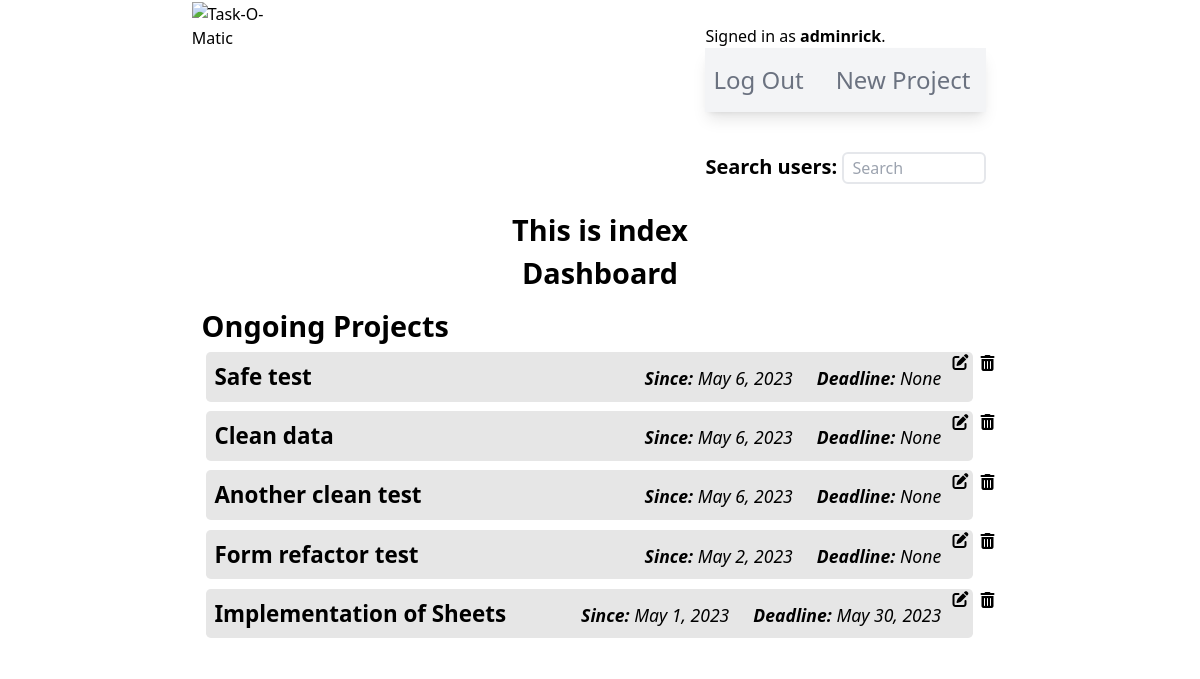
/ (signed in), run on the app's committed database.
### taskomatic/models.py (models this page shows, shortened)
class User(AbstractUser):
    pass

class Project(models.Model):
    user = models.ForeignKey(User, on_delete=models.CASCADE)
    owner = models.CharField(max_length=80)
    projectName = models.CharField(max_length=160)
    projectDescription = models.CharField(max_length=350)
    hasDeadline = models.BooleanField(default=False)
    hasInventory = models.BooleanField(default=False)
    hasTasks = models.BooleanField(default=False)
    creationDate = models.DateField(null=True, blank=True)
    deadlineDate = models.DateField(null=True, blank=True)

### taskomatic/views.py (the view)
# urls.py: path("", views.index, name="index"),
def index(request):
    projects = Project.objects.all().order_by('-creationDate')
    return render(request, "taskomatic/index.html", {
        "projects": projects
    })

### taskomatic/templates/taskomatic/index.html (shortened to what this page needs)
{% extends "./layout.html" %}
{% load static %}
{% block body %}
{% if user.is_authenticated %}
    <div id="dashboardContainer">
        <h2>This is index</h2>
        <h2>Dashboard</h2>
        <div id="ongoingProjectsContainer">
            <h2>Ongoing Projects</h2>
            <ul>
            {% if projects %}
                {% for project in projects %}
                <div id="projectInstanceContainer">
                    <a id="projectInstanceAnchor" href="{% url 'projectPage' project.id %}">
                        <li id="projectInstance">
                            <span style="cursor: default"><b>{{ project.projectName }}</b></span>
                            <span class="flex justify-between">
                                <span><i class="dateCaption"><b>Since:</b> {{ project.creationDate }}</i></span>
                                <span><i class="dateCaption"><b>Deadline:</b> {{ project.deadlineDate }}</i></span>
                            </span>
                        </li>
                    </a>
                    <form method="POST" action="{% url 'editProject' %}" name="indexEditForm{{ project.id }}" id="indexEditForm{{ project.id }}">
                        <i id="indexEditIcon{{project.id}}" class="fa-solid fa-pen-to-square indexEditIcon"></i>
                    </form>
                    <i id="indexDeleteIcon{{project.id}}" class="fa-solid fa-trash-can relative top-2 right-1 cursor-pointer indexDeleteIcon"></i>
                </div>
                {% endfor %}
            {% else %}
                <li>No projects.</li>
            {% endif %}
            </ul>
        </div>
    </div>
{% endif %}
{% endblock body %}

### taskomatic/templates/taskomatic/layout.html (shortened to what this page needs)
{% load static %}
<!DOCTYPE html>
<html lang="en">
<head>
    <link href="{% static 'taskomatic/styles.css' %}" rel="stylesheet">
    <link rel="stylesheet" href="https://cdnjs.cloudflare.com/ajax/libs/font-awesome/6.4.0/css/all.min.css"
/>
    <script src="https://cdn.tailwindcss.com"></script>
</head>
<body>
    <header>
        <a href="{% url 'index' %}"><img id="taskLogo" src="https://escrituras-eremitas.com/wp-content/uploads/2023/04/task-O-maticLogo.png" alt="Task-O-Matic"></a>
        <div class="navSection">
            <div>
                {% if user.is_authenticated %}
                    Signed in as <strong>{{ user.username }}</strong>.
                {% else %}
                    Not signed in.
                {% endif %}
            </div>
                <ul class="relative max-w-2xl flex flex-wrap items-center justify-between py-4 bg-gray-100 text-gray-500
                hover:text-gray-700 focus:text-gray-700 shadow-lg navbar navbar-expand-lg navbar-light">
                    {% if user.is_authenticated %}
                        <li class="nav-item pr-2">
                            <a class="nav-link text-2xl text-gray-500 hover:text-gray-700
                            focus:text-gray-700 p-2" href="{% url 'logout' %}">Log Out</a>
                        </li>
                        <li class="nav-item pr-2">
                            <a class="nav-link text-2xl text-gray-500 hover:text-gray-700
                            focus:text-gray-700 p-2" href="{% url 'newProject' %}">New Project</a>
                        </li>
                    {% endif %}
                </ul>
                {% if user.is_authenticated %}
                <form action="{% url 'users' %}">
                    <label for="" class="text-xl"><b>Search users: </b></label>
                    <input type="text" name="q" class="border-2 rounded-md mt-10 min-h-[2rem] max-w-[9rem] placeholder:pl-2" placeholder="Search">
                </form>
                {% endif %}
            </div>
    </header>
    {% block body %}
    {% endblock %}
</body>
</html>

### taskomatic/static/taskomatic/styles.css (style rules this page uses)
html { font-size: 16px; }
* { margin: 0; padding: 0; box-sizing: border-box; }
h2 { font-size: 1.8rem !important; font-weight: 600 !important; }
header { display: flex; justify-content: space-around; }
#taskLogo { max-width: 30rem; margin: 2%; }
.navSection { max-width: 20rem; margin: 2%; }
#dashboardContainer { display: flex; flex-direction: column; align-items: center; width: 80%; margin: 0 auto; }
#ongoingProjectsContainer { width: 85%; padding: 1%; }
#projectInstanceContainer { display: flex; justify-content:flex-start; width: 100%; }
#projectInstance { display: flex; justify-content: space-between; width: 100%; font-size: 1.4rem; margin: 0.3rem; padding: 0.5rem; background-color: rgba(128, 128, 128, 0.2); border-radius: 0.3rem; }
#projectInstanceAnchor { cursor: default; width: 100%; }
.indexEditIcon { position: relative; right: 1rem; top: 0.2rem; cursor: pointer; }
.dateCaption { cursor: default; font-size: 1.1rem; padding-right: 1.5rem; }

### data on the page
User: username "adminrick"
Project: projectName "Safe test", creationDate "May 6, 2023", deadlineDate "None"
Project: projectName "Clean data", creationDate "May 6, 2023", deadlineDate "None"
Project: projectName "Another clean test", creationDate "May 6, 2023", deadlineDate "None"
Project: projectName "Form refactor test", creationDate "May 2, 2023", deadlineDate "None"
Project: projectName "Implementation of Sheets", creationDate "May 1, 2023", deadlineDate "May 30, 2023"
